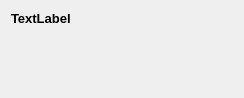
<?xml version="1.0" encoding="UTF-8"?>
<ui version="4.0">
 <class>StringBuilder::WidgetOnlyPositionFixer</class>
 <widget class="QWidget" name="StringBuilder::WidgetOnlyPositionFixer">
  <property name="geometry">
   <rect>
    <x>0</x>
    <y>0</y>
    <width>244</width>
    <height>98</height>
   </rect>
  </property>
  <layout class="QVBoxLayout" name="verticalLayout">
   <item>
    <widget class="QLabel" name="labelTitle">
     <property name="font">
      <font>
       <pointsize>10</pointsize>
       <bold>true</bold>
      </font>
     </property>
     <property name="text">
      <string>TextLabel</string>
     </property>
    </widget>
   </item>
   <item>
    <widget class="StringBuilder::WidgetPositionFixer" name="widgetPositionFixer">
     <property name="frameShape">
      <enum>QFrame::Box</enum>
     </property>
     <property name="frameShadow">
      <enum>QFrame::Raised</enum>
     </property>
    </widget>
   </item>
   <item>
    <spacer name="verticalSpacer">
     <property name="orientation">
      <enum>Qt::Vertical</enum>
     </property>
     <property name="sizeHint" stdset="0">
      <size>
       <width>20</width>
       <height>40</height>
      </size>
     </property>
    </spacer>
   </item>
  </layout>
 </widget>
 <customwidgets>
  <customwidget>
   <class>StringBuilder::WidgetPositionFixer</class>
   <extends>QFrame</extends>
   <header>stringbuilder/widgets/widgetpositionfixer.h</header>
   <container>1</container>
  </customwidget>
 </customwidgets>
 <resources/>
 <connections/>
</ui>
